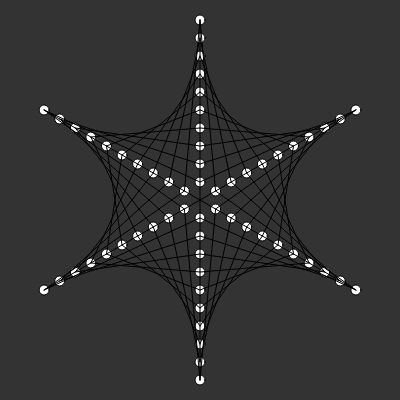
Frame 1 (no input)
Frame 60 (no input): identical to frame 1, image omitted
Frame 120 (the mouse pressed at the canvas centre since frame 60): identical to frame 1, image omitted

The p5.js sketch that drew this single still picture (run headless with seeded random() and noise() and a simulated clock; from frame 60 on, the mouse is pressed at the canvas centre):

// p5.js sketch
// ── sketch.js
function setup() {
  createCanvas(400, 400);
}

function draw() {
  background(51);
  main()
}

function main(){
  let x=200,y=200,pontos=10,a=PI*2/4,r=180, p = 6
  array_master=[]
  for(let i=0;i<p;i++){
    array=[]
    x1 = x + cos(a) * r
    y1 = y + sin(a) * r
    let dx = abs(x1-x)/pontos
    let dy = abs(y1-y)/pontos
    xx = x
    yy = y
    for(let j=0; j < pontos; j++){
      let tx=1,ty=1
      if(x1<= 250){
        tx=-1
      }
      if(y1 <= 250){
        ty=-1
      }
      //console.log(tx + " " + ty)
      xx += dx * tx
      yy += dy * ty
      array.push([xx,yy])
      ellipse(xx,yy,10,10)
    }
   a += TWO_PI/p
  
  line(x,y,xx,yy)
  array_master.push(array)
  }
  for(let j=0; j<p-1;j++){
    for(let i=0; i<pontos; i++){
      line(array_master[j][i][0],array_master[j][i][1],array_master[j+1][abs(i+1-pontos)][0],array_master[j+1][abs(i+1-pontos)][1])
    }
  }
  for(let i=0;i < pontos; i++){  
      line(array_master[p-1][i][0],array_master[p-1][i][1],array_master[0][abs(i+1-pontos)][0],array_master[0][abs(i+1-pontos)][1])
  }
}
